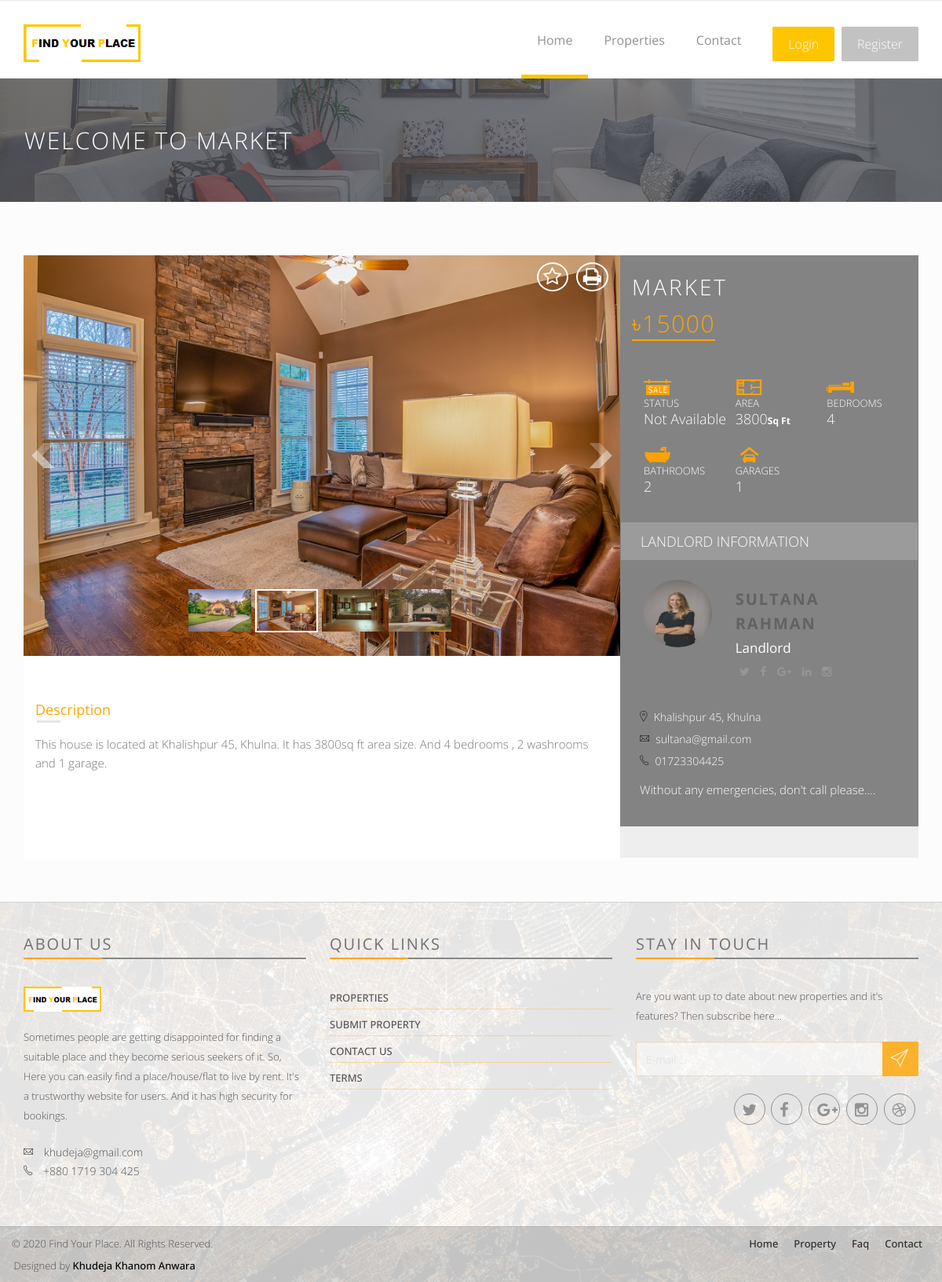
Screenshot of /FindYourPlace/wproperty/5 with the database file from the repository.
### tables this page shows
CREATE TABLE `tbl_property` (
  `id` int(11) NOT NULL,
  `user_id` int(11) NOT NULL,
  `thana_id` int(11) NOT NULL,
  `name` varchar(255) NOT NULL,
  `address` varchar(255) NOT NULL,
  `area` double NOT NULL,
  `bedrooms` int(11) NOT NULL,
  `bathrooms` int(11) NOT NULL,
  `garages` int(11) NOT NULL,
  `photo` varchar(255) NOT NULL,
  `detail` varchar(255) NOT NULL,
  `rent` double NOT NULL,
  `status` int(11) NOT NULL
);

CREATE TABLE `tbl_user` (
  `id` int(11) NOT NULL,
  `name` varchar(255) NOT NULL,
  `email` varchar(255) NOT NULL,
  `nid` text NOT NULL,
  `mobile` varchar(255) NOT NULL,
  `password` varchar(255) NOT NULL,
  `address` varchar(255) NOT NULL,
  `photo` text NOT NULL,
  `type` varchar(255) NOT NULL
);

CREATE TABLE `tbl_thana` (
  `id` int(11) NOT NULL,
  `division_id` int(11) NOT NULL,
  `thana` varchar(255) NOT NULL
);

CREATE TABLE `tbl_division` (
  `id` int(11) NOT NULL,
  `division` varchar(255) NOT NULL
);

### FindYourPlace/application/controllers/Welcome.php (called while the page is built, shortened)
<?php
class Welcome extends CI_Controller {
	public function Wproperty_2($id)
	{
		$data['proper']=$this->db->select('* , tbl_property.id as p_id , tbl_property.photo as p_photo , tbl_user.name as u_name , tbl_property.name as p_name')->from('tbl_property , tbl_thana , tbl_user , tbl_division')->where('tbl_property.thana_id=tbl_thana.id')->where('tbl_property.user_id=tbl_user.id')->where('tbl_thana.division_id=tbl_division.id')->where('tbl_property.id', $id)->get()->result_array();
		$this->load->view('include/header');
		$this->load->view('Wproperty-2', $data);
		$this->load->view('include/footer');
	}
}

### FindYourPlace/index.php (called while the page is built, shortened)
<?php
require_once BASEPATH.'core/CodeIgniter.php';

### FindYourPlace/application/views/Wproperty-2.php (the view, shortened to what this page needs)
<div class="page-head">
    <div class="container">
        <div class="row">
            <div class="page-head-content">
                <h1 class="page-title">Welcome to <?=$proper[0]['p_name']?></h1>
            </div>
        </div>
    </div>
</div>
<div class="content-area single-property" style="background-color: #FCFCFC;">&nbsp;
    <div class="container">
        <div class="clearfix padding-top-40" >
            <div class="col-md-8 single-property-content prp-style-2">
                <div class="">
                    <div class="row">
                        <div class="light-slide-item">
                            <div class="clearfix">
                                <div class="favorite-and-print">
                                    <a class="add-to-fav" href="#login-modal" data-toggle="modal">
                                        <i class="fa fa-star-o"></i>
                                    </a>
                                    <a class="printer-icon " href="javascript:window.print()">
                                        <i class="fa fa-print"></i>
                                    </a>
                                </div>
                                <ul id="image-gallery" class="gallery list-unstyled cS-hidden">
                                    <?php if($proper[0]['p_id']==3){
                                    echo '<li data-thumb="'.base_url().'asset/assets/img/property-1/b3.jpg">
                                        <img src="'.base_url().'asset/assets/img/property-1/b3.jpg" />
                                    </li>
                                    <li data-thumb="'.base_url().'asset/assets/img/property-1/w3.jpg">
                                        <img src="'.base_url().'asset/assets/img/property-1/w3.jpg" />
                                    </li>
                                    <li data-thumb="'.base_url().'asset/assets/img/property-1/g3.jpg">
                                        <img src="'.base_url().'asset/assets/img/property-1/g3.jpg" />
                                    </li>
                                    '; }
                                    else if($proper[0]['p_id']==4){
                                    echo '<li data-thumb="'.base_url().'asset/assets/img/property-1/b4.jpg">
                                        <img src="'.base_url().'asset/assets/img/property-1/b4.jpg" />
                                    </li>
                                    <li data-thumb="'.base_url().'asset/assets/img/property-1/w4.jpg">
                                        <img src="'.base_url().'asset/assets/img/property-1/w4.jpg" />
                                    </li>
                                    <li data-thumb="'.base_url().'asset/assets/img/property-1/g4.jpg">
                                        <img src="'.base_url().'asset/assets/img/property-1/g4.jpg" />
                                    </li>
                                    '; }
                                    else if($proper[0]['p_id']==5){
                                    echo '<li data-thumb="'.base_url().'asset/assets/img/property-1/b5.jpg">
                                        <img src="'.base_url().'asset/assets/img/property-1/b5.jpg" />
                                    </li>
                                    <li data-thumb="'.base_url().'asset/assets/img/property-1/w5.jpg">
                                        <img src="'.base_url().'asset/assets/img/property-1/w5.jpg" />
                                    </li>
                                    <li data-thumb="'.base_url().'asset/assets/img/property-1/g5g5.jpg">
                                        <img src="'.base_url().'asset/assets/img/property-1/g5g5.jpg" />
                                    </li>
                                    '; }
                                    ?>
                                </ul>
                            </div>
                        </div>
                    </div>
                    <div class="single-property-wrapper">
                        <div class="section">
                            <h4 class="s-property-title">Description</h4>
                            <div class="s-property-content">
                                <p>
                                    <?=$proper[0]['detail']?>
                                </p>
                            </div>
                        </div>
                        <div class="section additional-details">
                        </div>
                        <div class="section property-features">
                        </div>
                    </div>
                </div>
            </div>
            <div class="col-md-4 p0">
                <aside class="sidebar sidebar-property blog-asside-right property-style2">
                    <div class="dealer-widget">
                        <div class="dealer-content">
                            <div class="inner-wrapper">
                                <div class="single-property-header">
                                    <h1 class="property-title"><?=$proper[0]['p_name']?></h1>
                                    <span class="property-price">৳<?=$proper[0]['rent']?></span>
                                </div>
                                <div class="property-meta entry-meta clearfix ">
                                    <div class="col-xs-4 col-sm-4 col-md-4 p-b-15">
                                        <span class="property-info-icon icon-tag">
                                            <img src="<?=base_url()?>asset/assets/img/icon/sale-orange.png">
                                        </span>
                                        <span class="property-info-entry">
                                            <span class="property-info-label">Status</span>
                                            <span class="property-info-value"><?php if($proper[0]['status']==1){ echo 'Available'; }else{ echo 'Not Available'; } ?></span>
                                        </span>
                                    </div>
                                    <div class="col-xs-4 col-sm-4 col-md-4 p-b-15">
                                        <span class="property-info icon-area">
                                            <img src="<?=base_url()?>asset/assets/img/icon/room-orange.png">
                                        </span>
                                        <span class="property-info-entry">
                                            <span class="property-info-label">Area</span>
                                            <span class="property-info-value"><?=$proper[0]['area']?><b class="property-info-unit">Sq Ft</b></span>
                                        </span>
                                    </div>
                                    <div class="col-xs-4 col-sm-4 col-md-4 p-b-15">
                                        <span class="property-info-icon icon-bed">
                                            <img src="<?=base_url()?>asset/assets/img/icon/bed-orange.png">
                                        </span>
                                        <span class="property-info-entry">
                                            <span class="property-info-label">Bedrooms</span>
                                            <span class="property-info-value"><?=$proper[0]['bedrooms']?></span>
                                        </span>
                                    </div>
                                    <div class="col-xs-4 col-sm-4 col-md-4 p-b-15">
                                        <span class="property-info-icon icon-bath">
                                            <img src="<?=base_url()?>asset/assets/img/icon/shawer-orange.png">
                                        </span>
                                        <span class="property-info-entry">
                                            <span class="property-info-label">Bathrooms</span>
                                            <span class="property-info-value"><?=$proper[0]['bathrooms']?></span>
                                        </span>
                                    </div>
                                    <div class="col-xs-4 col-sm-4 col-md-4 p-b-15">
                                        <span class="property-info-icon icon-garage">
                                            <img src="<?=base_url()?>asset/assets/img/icon/cars-orange.png">
                                        </span>
                                        <span class="property-info-entry">
                                            <span class="property-info-label">Garages</span>
                                            <span class="property-info-value"><?=$proper[0]['garages']?></span>
                                        </span>
                                    </div>
                                </div>
                                <div class="dealer-section-space">
                                    <span>Landlord information</span>
                                </div>
                                <div class="clear">
                                    <div class="col-xs-4 col-sm-4 dealer-face">
                                        <a href="">
                                            <img src="<?=base_url()?>image/<?=$proper[0]['photo']?>" class="img-circle">
                                        </a>
                                    </div>
                                    <div class="col-xs-8 col-sm-8 ">
                                        <h3 class="dealer-name">
                                            <a href=""><?=$proper[0]['u_name']?></a>
                                            <span>Landlord</span>
                                        </h3>
                                        <div class="dealer-social-media">
                                            <a class="twitter" target="_blank" href="">
                                                <i class="fa fa-twitter"></i>
                                            </a>
                                            <a class="facebook" target="_blank" href="">
                                                <i class="fa fa-facebook"></i>
                                            </a>
                                            <a class="gplus" target="_blank" href="">
                                                <i class="fa fa-google-plus"></i>
                                            </a>
                                            <a class="linkedin" target="_blank" href="">
                                                <i class="fa fa-linkedin"></i>
                                            </a>
                                            <a class="instagram" target="_blank" href="">
                                                <i class="fa fa-instagram"></i>
                                            </a>
                                        </div>
                                    </div>
                                </div>
                                <div class="clear">
                                    <ul class="dealer-contacts">
                                        <li><i class="pe-7s-map-marker strong"> </i><?=$proper[0]['thana']?>, <?=$proper[0]['division']?></li>
                                        <li><i class="pe-7s-mail strong"> </i><?=$proper[0]['email']?></li>
                                        <li><i class="pe-7s-call strong"> </i><?=$proper[0]['mobile']?></li>
                                    </ul>
                                    <p>Without any emergencies, don't call please....</p>
                                </div>
                            </div>
                        </div>
                    </div>
                </aside>
            </div>
        </div>
    </div>
</div>

### rows the page displays
tbl_property: name "MARKET", detail "This house is located at Khalishpur 45, Khulna. It has 3800sq ft area size. And 4 bedrooms , 2 washrooms and 1 garage.", rent "15000", area "3800", bedrooms "4", bathrooms "2", garages "1", user.photo (picture), user.name "SULTANA RAHMAN", thana.thana "Khalishpur 45", tbl_division.division "Khulna", user.email "sultana@gmail.com", user.mobile "01723304425"
